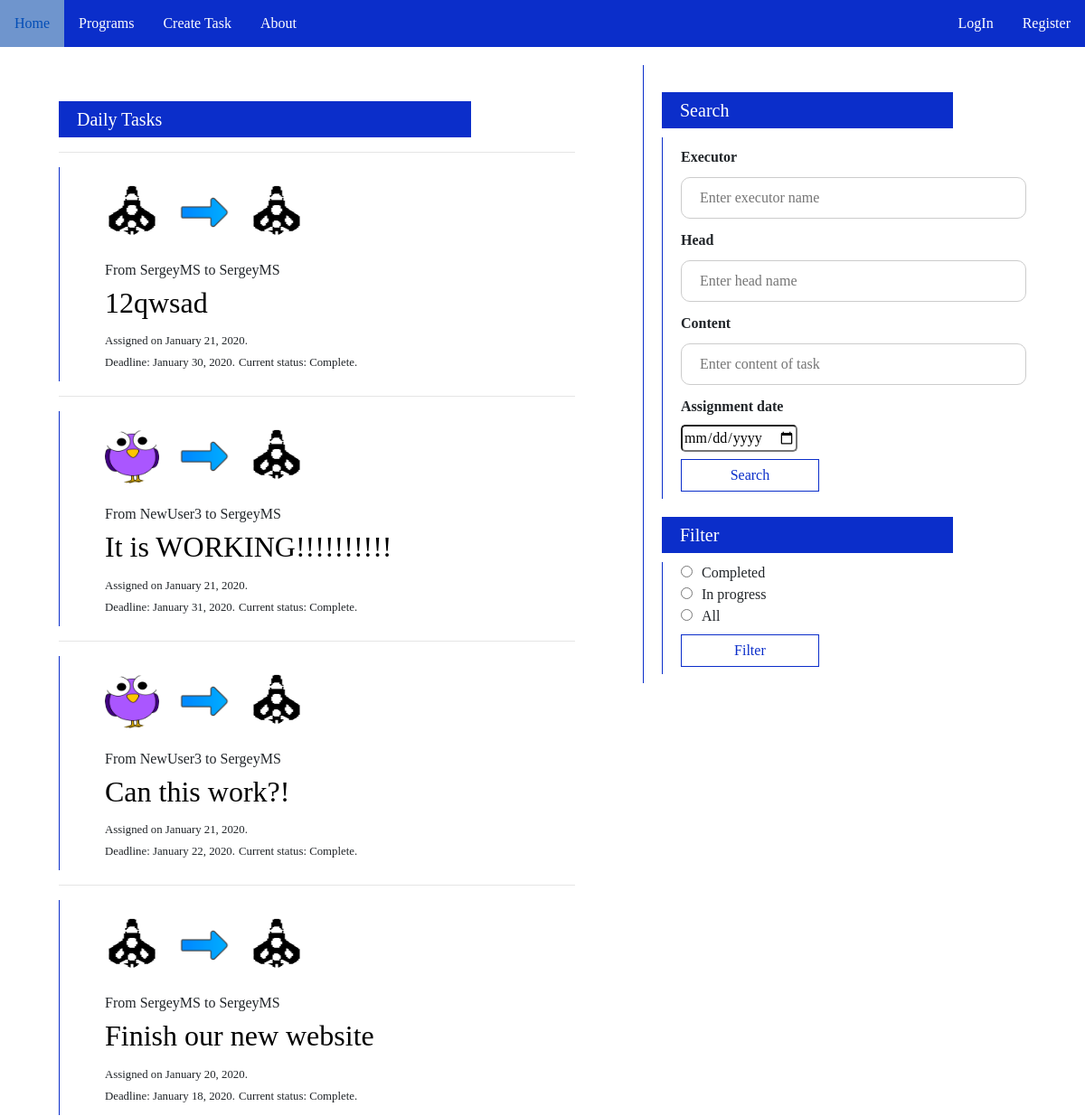
The app's page / (upper part), older data.
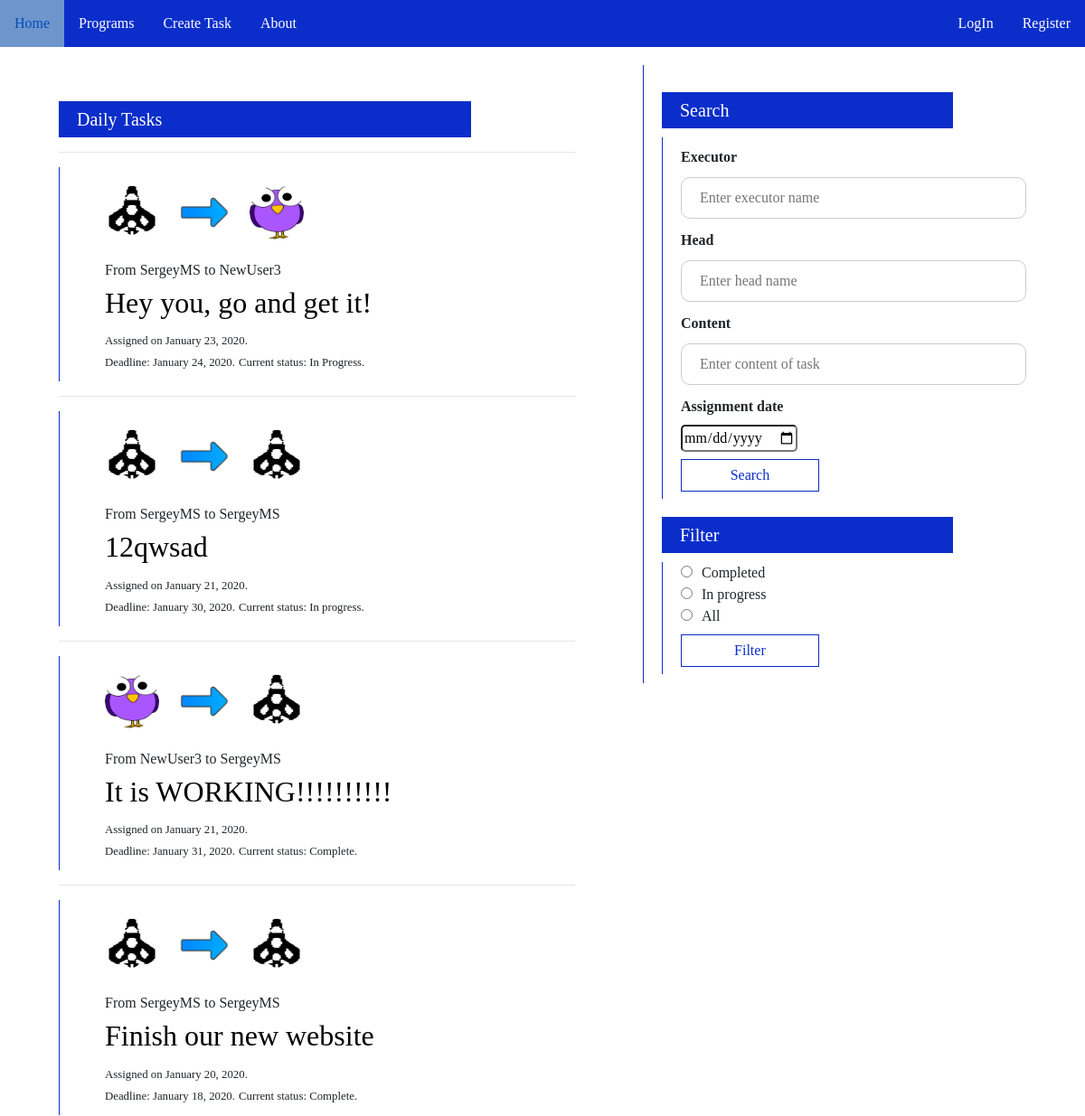
The same page, newer data.
### daily_tasks/models.py (models this page shows)
class Task(models.Model):
    BASE_DIR = os.path.dirname(os.path.dirname(os.path.abspath(__file__)))
    full_filename = os.path.join('media', 'utility', 'arrow.png')
    head = models.ForeignKey(User, on_delete = models.CASCADE, unique = False)
    executor = models.ForeignKey(User, related_name = 'executor', on_delete= models.CASCADE, unique = False)
    assignment_date = models.DateTimeField(auto_now = True)
    end_date = models.DateTimeField(default = timezone.now)
    content = models.TextField()
    status = models.CharField(max_length = 20)

### daily_tasks/views.py (the view)
# urls.py: path('', views.TaskPageView().as_view, name = 'tasks_page'),
    def as_view(self, request):
        self.request = request
        if self.post_requests[2] in self.request.POST:
            self.form = NewTaskForm()
            self.form.is_valid(self.request)
            return redirect('tasks:tasks_page')
        elif self.post_requests[0] in self.request.POST:
            if 'filter_choice' in self.request.POST:
                self.filter_button()
            return redirect('tasks:tasks_page')
        elif self.post_requests[1] in self.request.POST:
            return HttpResponseRedirect(reverse('tasks:task_details', kwargs={'pk':self.request.POST.get(self.post_requests[1])}))
        elif self.post_requests[3] in self.request.POST:
            self.search()
            return(render(self.request, 'daily_tasks/home.html', {'tasks':self.content.order_by('-assignment_date', '-end_date')}))
        else:
            return(render(self.request, 'daily_tasks/home.html', {'tasks':self.content.order_by('-assignment_date', '-end_date')}))

### daily_tasks/templates/daily_tasks/home.html (shortened to what this page needs)
{% extends 'daily_tasks/base.html'%}
{% block content %}
{%load static%}
<form  method="POST">
  <div class="container_form">
    <div class = 'lbl' id = 'search_label'>Search</div>
    <div id = 'search_content'
    style = 'border-left: 1px solid rgb(11, 46, 202); padding-left: 20px'>
    <label for="uname"><b>Executor</b></label>
    <input type="text" placeholder="Enter executor name" name="executor">
    <label for="Head"><b>Head</b></label>
    <input type="text" placeholder="Enter head name" name="head">
    <label for="Content"><b>Content</b></label>
    <input type="text" placeholder="Enter content of task" name="content">
    <label for="time"><b>Assignment date</b></label><br>
    <input class = "date_input" type="date" name="assignment_date">
    <br>
    <button type="submit" name = 'search_button'>Search</button>
    </div>
    <div class = 'lbl' id = 'filter_label'>Filter</div>
    <div class = 'filter_block' id = 'filter_content'
     style = 'border-left: 1px solid rgb(11, 46, 202); padding-left: 20px'>
    <input type="radio" name = 'filter_choice' value = 'Complete'>Completed</button><br>
    <input type="radio" name = 'filter_choice' value = 'In Progress'>In progress</input><br>
    <input type="radio" name = 'filter_choice' value = 'All'>All</input><br>
    <button type="submit" name = 'filter'>Filter</button>
    </div>
  </div>
  </form>
    <div class="task_field">
        <div class="lbl">Daily Tasks</div>
        <hr>
    {% for task in tasks %}
        <div class = 'task_instance'>
        <img class = 'task_image' src = '{{task.head.profile.image.url}}'>
        <img class = 'task_image' src = '{{task.full_filename}}'>
        <img class = 'task_image' src = '{{task.executor.profile.image.url}}'>
        <br><br><br>
        <p>From {{task.head}} to {{task.executor}}</p>
        <h2><a href="{% url 'tasks:task_details' task.pk %}">{{task.content}}<a></h2>
        <small>Assigned on {{task.assignment_date|date:'F d, Y'}}. <br>Deadline: {{task.end_date|date:'F d, Y'}}.</small>
        <small>Current status: {{task.status}}.</small><br>
        </div>
        <hr>
    {% endfor %}
    </div>
{% endblock content %}

### daily_tasks/templates/daily_tasks/base.html (shortened to what this page needs)
{%load static%}
<!DOCTYPE html>
<html lang="en">
  <head>
    <link rel="stylesheet" href="https://maxcdn.bootstrapcdn.com/bootstrap/4.0.0/css/bootstrap.min.css">
    <link rel="stylesheet" type = "text/css" href = "{% static 'daily_tasks/main.css'%}">
    </head>
<body>
    <ul>
        <li><a href="{% url 'tasks:tasks_page' %}">Home</a></li>
        <li><a href="{% url 'programs_page' %}" id = 'programs'>Programs</a></li>
        <li><a href="{% url 'tasks:create_task' %}">Create Task</a></li>
        <li><a href="{% url 'tasks:tasks_page_about' %}">About</a></li>
        {% if user.is_authenticated %}
            <li class = "right"><a href="{% url 'profile' %}">Profile</a></li>
            <li class = "right"><a href="{% url 'logout' %}">LogOut</a></li>
        {%else%}
            <li class = "right"><a href="{% url 'register' %}">Register</a></li>
            <li class = "right"><a href="{% url 'login' %}">LogIn</a></li>
        {%endif%}
      </ul>
      <div class = 'container'>
        {% block content %}{% endblock %}
    </div>
</body>
</html>

### daily_tasks/static/daily_tasks/main.css (style rules this page uses)
* { font-family: myFirstFont; }
a { text-decoration: none; color: black; }
h2 { margin-top: 5px; margin-bottom: 10px; }
p { margin-top: 10px; margin-bottom: 2px; }
ul { list-style-type: none; color: white; margin: 0; padding: 0; overflow: hidden; background-color: rgb(11, 46, 202); }
li { float: left; }
li.right { float: right; }
li a { display: block; color: white; text-align: center; padding: 14px 16px; text-decoration: none; }
input[type=text], input[type=password], input[type=email] { border-radius: 10px; width: 100%; padding: 10px 20px; margin: 2px 0; display: inline-block; border: 1px solid #ccc; box-sizing: border-box; }
input[type=radio] { margin-right: 10px; }
div.lbl { background-color: rgb(11, 46, 202); height: 40px; line-height: 40px; color:white; padding-left: 20px; font-size: 20px; margin-bottom: 10px; margin-top: 20px; width: 80%; }
.date_input { border-radius: 5px; }
button { color: rgb(11, 46, 202); padding: 14px 20px; margin: 8px 0; cursor: pointer; width: 60%; }
button[type=submit] { background-color: white; color: rgb(11, 46, 202); padding: 5px; margin: 8px 0; border: 1px solid rgb(11, 46, 202); cursor: pointer; width: 40%; }
.container_form { margin-top: 20px; float: right; width: 40%; background-color: white; padding: 10px 20px 10px 20px; border-left: 1px solid rgb(11, 46, 202); }
.task_field { margin-top: 20px; float: left; width: 55%; background-color: white; padding: 20px 20px 10px 20px; }
.task_instance { border-left: 1px solid rgb(11, 46, 202); padding: 20px 20px 10px 50px; }
img { width: 120px; height: 120px; border-radius: 50%; }
.task_image { float: left; margin-right: 20px; width: 60px; height: 60px; border-radius: 50%; }
label { margin-top: 10px; }

Row changes from the older to the newer data that the page shows:
removed Task: head "NewUser3", executor "SergeyMS", content "Can this work?!", assignment_date "January 21, 2020", end_date "January 22, 2020", status "Complete"
added Task: shows a picture, head "SergeyMS", executor "NewUser3", content "Hey you, go and get it!", assignment_date "January 23, 2020", end_date "January 24, 2020", status "In Progress"
changed Task "12qwsad": status "Complete" → "In progress"
